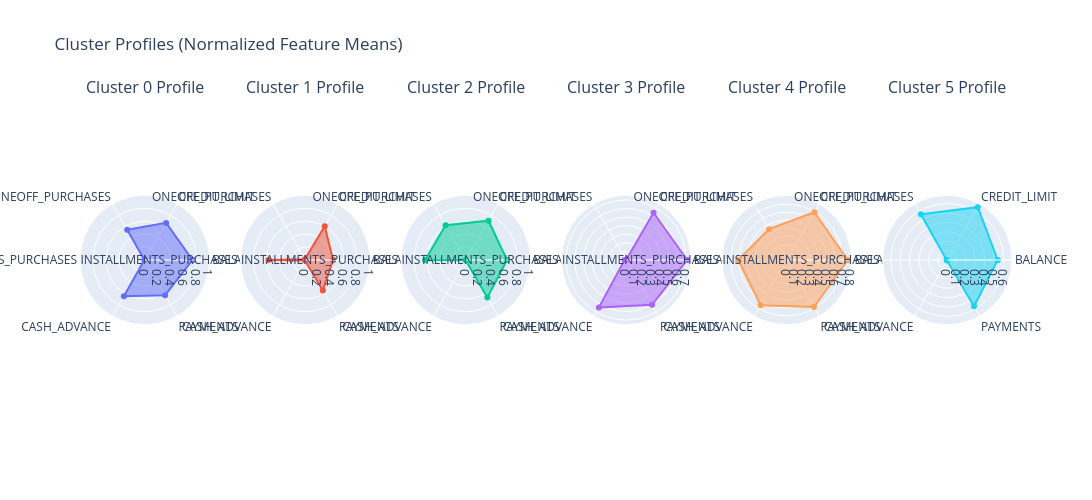

The cell this chart's notebook holds for it:
### Code cell
import plotly.graph_objects as go
from plotly.subplots import make_subplots
from sklearn.preprocessing import MinMaxScaler

 
np.random.seed(42)


 


 
features_to_plot = [
    'BALANCE', 'CREDIT_LIMIT', 'ONEOFF_PURCHASES', 
    'INSTALLMENTS_PURCHASES', 'CASH_ADVANCE', 'PAYMENTS'
]

 
scaler = MinMaxScaler()
df_scaled = df_unscaled.copy()
df_scaled[features_to_plot] = scaler.fit_transform(df[features_to_plot])

 
cluster_centroids = df_scaled.groupby('labels')[features_to_plot].mean().reset_index()

 
clusters = cluster_centroids['labels'].unique()
num_clusters = len(clusters)

 
fig = make_subplots(
    rows=1, cols=num_clusters, 
    specs=[[{'type': 'polar'}] * num_clusters],
    subplot_titles=[f"Cluster {c} Profile" for c in clusters]
)

for i, cluster in enumerate(clusters):

    row = cluster_centroids[cluster_centroids['labels'] == cluster].iloc[0]
    values = row[features_to_plot].tolist()
    
 
    values_closed = values + [values[0]]
    categories_closed = features_to_plot + [features_to_plot[0]]
    
    # Add the Scatterpolar trace
    fig.add_trace(
        go.Scatterpolar(
            r=values_closed,
            theta=categories_closed,
            fill='toself',           
            name=f'Cluster {cluster}',
            line=dict(width=2),
            marker=dict(size=6)
        ),
        row=1, col=i+1
    )

fig.update_layout(
    title_text="Cluster Profiles (Normalized Feature Means)",
    showlegend=False,  
    polar=dict(radialaxis=dict(visible=True, range=[0, 1])),
    polar2=dict(radialaxis=dict(visible=True, range=[0, 1])),
    polar3=dict(radialaxis=dict(visible=True, range=[0, 1])),
    height=500,
    width=400 * num_clusters
)

fig.show()

### Figure 1 — Plotly figure (JSON) as saved in the notebook; plotly's stock layout.template omitted (floating-point values rounded to 4 significant figures)
{"data": [{"fill": "toself", "line": {"width": 2}, "marker": {"size": 6}, "name": "Cluster 0", "r": [0.7383, 0.6621, 0.5409, 0.005663, 0.645, 0.6287, 0.7383], "subplot": "polar", "theta": ["BALANCE", "CREDIT_LIMIT", "ONEOFF_PURCHASES", "INSTALLMENTS_PURCHASES", "CASH_ADVANCE", "PAYMENTS", "BALANCE"], "type": "scatterpolar"}, {"fill": "toself", "line": {"width": 2}, "marker": {"size": 6}, "name": "Cluster 1", "r": [0.43, 0.6021, 0.01204, 0.5691, 0.008353, 0.5434, 0.43], "subplot": "polar2", "theta": ["BALANCE", "CREDIT_LIMIT", "ONEOFF_PURCHASES", "INSTALLMENTS_PURCHASES", "CASH_ADVANCE", "PAYMENTS", "BALANCE"], "type": "scatterpolar"}, {"fill": "toself", "line": {"width": 2}, "marker": {"size": 6}, "name": "Cluster 2", "r": [0.6378, 0.7023, 0.622, 0.6282, 0.004482, 0.6679, 0.6378], "subplot": "polar3", "theta": ["BALANCE", "CREDIT_LIMIT", "ONEOFF_PURCHASES", "INSTALLMENTS_PURCHASES", "CASH_ADVANCE", "PAYMENTS", "BALANCE"], "type": "scatterpolar"}, {"fill": "toself", "line": {"width": 2}, "marker": {"size": 6}, "name": "Cluster 3", "r": [0.7101, 0.6351, 0.001739, 0.01946, 0.6371, 0.6018, 0.7101], "subplot": "polar4", "theta": ["BALANCE", "CREDIT_LIMIT", "ONEOFF_PURCHASES", "INSTALLMENTS_PURCHASES", "CASH_ADVANCE", "PAYMENTS", "BALANCE"], "type": "scatterpolar"}, {"fill": "toself", "line": {"width": 2}, "marker": {"size": 6}, "name": "Cluster 4", "r": [0.7634, 0.6906, 0.4456, 0.609, 0.654, 0.6806, 0.7634], "subplot": "polar5", "theta": ["BALANCE", "CREDIT_LIMIT", "ONEOFF_PURCHASES", "INSTALLMENTS_PURCHASES", "CASH_ADVANCE", "PAYMENTS", "BALANCE"], "type": "scatterpolar"}, {"fill": "toself", "line": {"width": 2}, "marker": {"size": 6}, "name": "Cluster 5", "r": [0.5357, 0.6482, 0.5613, 0.007049, 0.005696, 0.5684, 0.5357], "subplot": "polar6", "theta": ["BALANCE", "CREDIT_LIMIT", "ONEOFF_PURCHASES", "INSTALLMENTS_PURCHASES", "CASH_ADVANCE", "PAYMENTS", "BALANCE"], "type": "scatterpolar"}], "layout": {"annotations": [{"font": {"size": 16}, "showarrow": false, "text": "Cluster 0 Profile", "x": 0.06944, "xanchor": "center", "xref": "paper", "y": 1, "yanchor": "bottom", "yref": "paper"}, {"font": {"size": 16}, "showarrow": false, "text": "Cluster 1 Profile", "x": 0.2417, "xanchor": "center", "xref": "paper", "y": 1, "yanchor": "bottom", "yref": "paper"}, {"font": {"size": 16}, "showarrow": false, "text": "Cluster 2 Profile", "x": 0.4139, "xanchor": "center", "xref": "paper", "y": 1, "yanchor": "bottom", "yref": "paper"}, {"font": {"size": 16}, "showarrow": false, "text": "Cluster 3 Profile", "x": 0.5861, "xanchor": "center", "xref": "paper", "y": 1, "yanchor": "bottom", "yref": "paper"}, {"font": {"size": 16}, "showarrow": false, "text": "Cluster 4 Profile", "x": 0.7583, "xanchor": "center", "xref": "paper", "y": 1, "yanchor": "bottom", "yref": "paper"}, {"font": {"size": 16}, "showarrow": false, "text": "Cluster 5 Profile", "x": 0.9306, "xanchor": "center", "xref": "paper", "y": 1, "yanchor": "bottom", "yref": "paper"}], "height": 500, "polar": {"domain": {"x": [0, 0.1389], "y": [0, 1]}, "radialaxis": {"range": [0, 1], "visible": true}}, "polar2": {"domain": {"x": [0.1722, 0.3111], "y": [0, 1]}, "radialaxis": {"range": [0, 1], "visible": true}}, "polar3": {"domain": {"x": [0.3444, 0.4833], "y": [0, 1]}, "radialaxis": {"range": [0, 1], "visible": true}}, "polar4": {"domain": {"x": [0.5167, 0.6556], "y": [0, 1]}}, "polar5": {"domain": {"x": [0.6889, 0.8278], "y": [0, 1]}}, "polar6": {"domain": {"x": [0.8611, 1], "y": [0, 1]}}, "showlegend": false, "title": {"text": "Cluster Profiles (Normalized Feature Means)"}, "width": 2400}}
